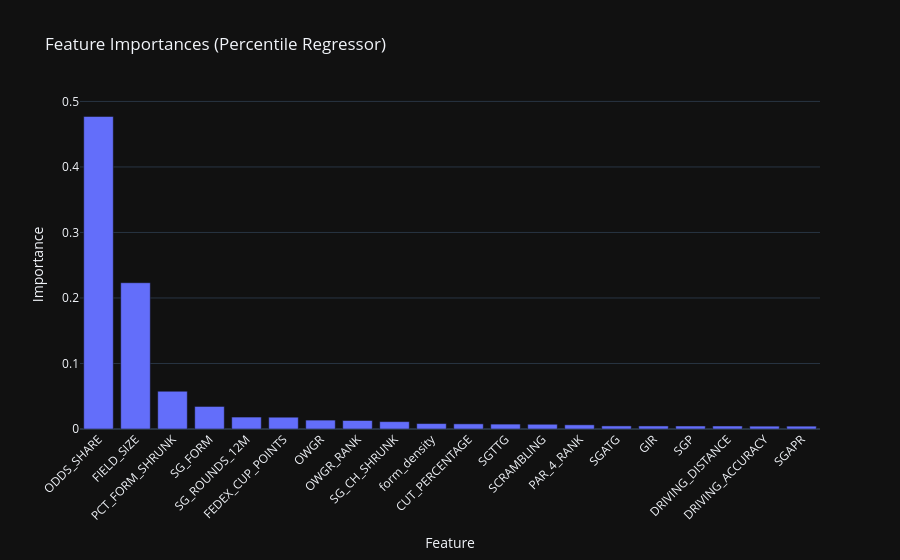

The notebook cell this image was saved under:
### Code cell
import plotly.express as px

imp_df = importances.head(20).reset_index()
imp_df.columns = ["Feature", "Importance"]
fig = px.bar(imp_df, x="Feature", y="Importance",
             title="Feature Importances (Percentile Regressor)",
             template="plotly_dark")
fig.update_layout(xaxis_tickangle=-45)
fig.show()

### Figure 1 — Plotly figure (JSON) as saved in the notebook; plotly's stock layout.template omitted (floating-point values rounded to 4 significant figures)
{"data": [{"hovertemplate": "Feature=%{x}<br>Importance=%{y}<extra></extra>", "legendgroup": "", "marker": {"color": "#636efa", "pattern": {"shape": ""}}, "name": "", "orientation": "v", "showlegend": false, "textposition": "auto", "type": "bar", "x": ["ODDS_SHARE", "FIELD_SIZE", "PCT_FORM_SHRUNK", "SG_FORM", "SG_ROUNDS_12M", "FEDEX_CUP_POINTS", "OWGR", "OWGR_RANK", "SG_CH_SHRUNK", "form_density", "CUT_PERCENTAGE", "SGTTG", "SCRAMBLING", "PAR_4_RANK", "SGATG", "GIR", "SGP", "DRIVING_DISTANCE", "DRIVING_ACCURACY", "SGAPR"], "xaxis": "x", "y": [0.4771, 0.2233, 0.05763, 0.03442, 0.01822, 0.01801, 0.01359, 0.013, 0.01126, 0.008302, 0.007869, 0.007476, 0.007234, 0.006393, 0.004718, 0.004663, 0.004585, 0.004575, 0.004371, 0.004348], "yaxis": "y"}], "layout": {"barmode": "relative", "legend": {"tracegroupgap": 0}, "title": {"text": "Feature Importances (Percentile Regressor)"}, "xaxis": {"anchor": "y", "domain": [0, 1], "tickangle": -45, "title": {"text": "Feature"}}, "yaxis": {"anchor": "x", "domain": [0, 1], "title": {"text": "Importance"}}}}
